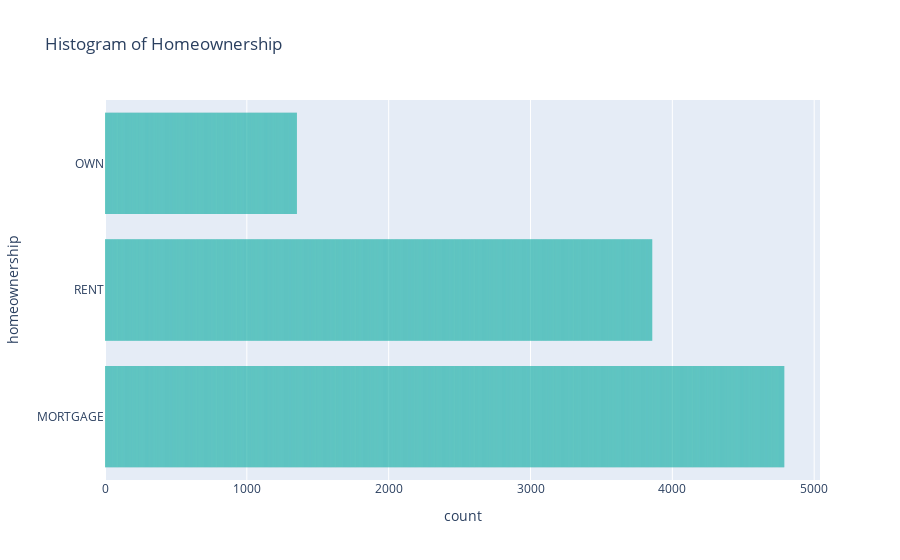

The code cell stored with this chart in its notebook:
### Markdown cell above
**Q7** Can you figure out how to add x labels, y labels, and a title to this graph?

### Code cell
fig = px.bar(DF,
            title='Histogram of Homeownership',
             y='homeownership',
            color_discrete_sequence=['lightseagreen'])
fig.update_traces(dict(marker_line_width=0))
fig.show()

### Figure 1 — Plotly figure (JSON) as saved in the notebook; plotly's stock layout.template omitted (floating-point values rounded to 4 significant figures; data arrays with more than 128 entries replaced by an {"elided": "..."} marker saying what was removed)
{"data": [{"hovertemplate": "count=%{x}<br>homeownership=%{y}<extra></extra>", "legendgroup": "", "marker": {"color": "lightseagreen", "line": {"width": 0}, "pattern": {"shape": ""}}, "name": "", "orientation": "h", "showlegend": false, "textposition": "auto", "type": "bar", "x": {"elided": "10000 int values"}, "xaxis": "x", "y": {"elided": "10000 str values"}, "yaxis": "y"}], "layout": {"barmode": "relative", "legend": {"tracegroupgap": 0}, "title": {"text": "Histogram of Homeownership"}, "xaxis": {"anchor": "y", "domain": [0, 1], "title": {"text": "count"}}, "yaxis": {"anchor": "x", "domain": [0, 1], "title": {"text": "homeownership"}}}}
